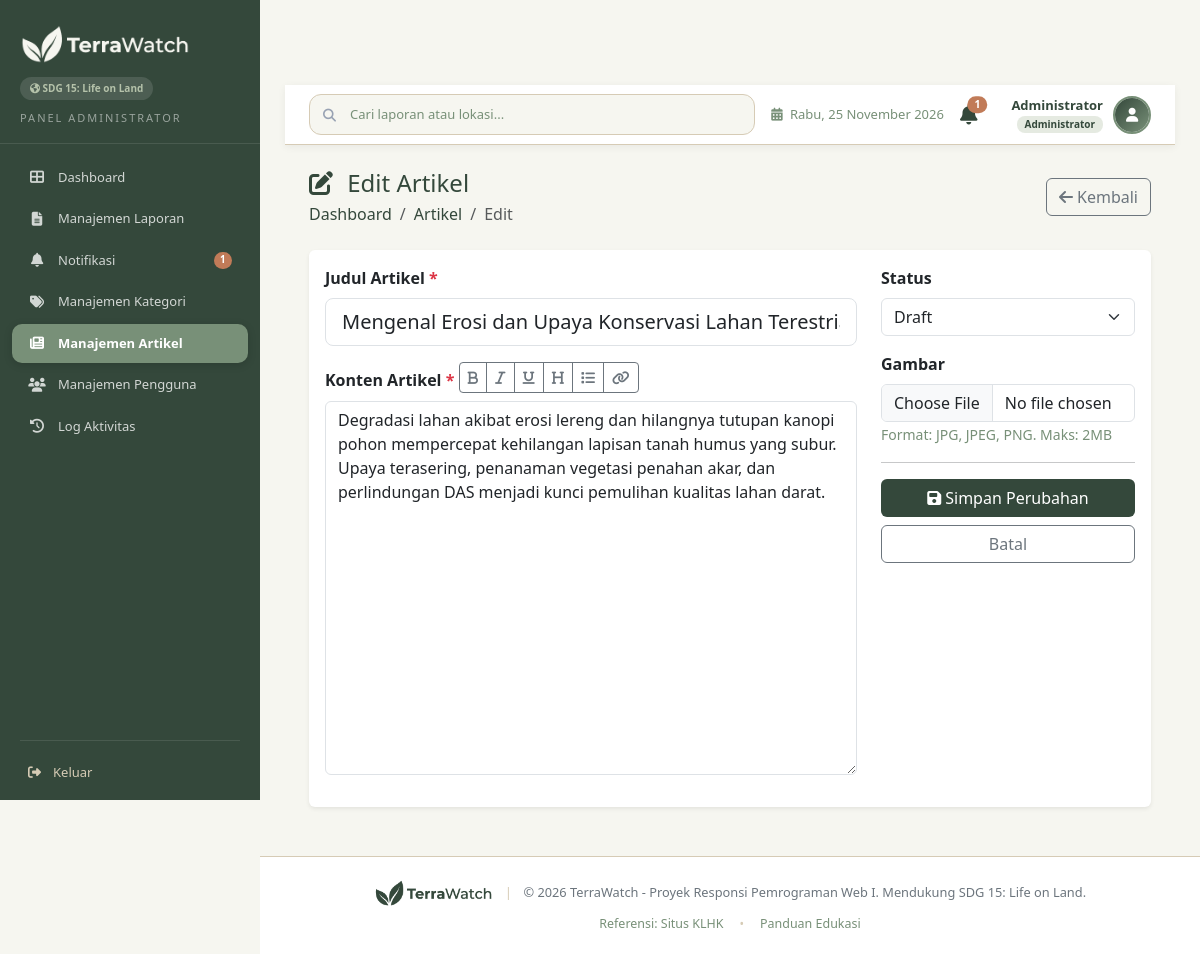
Before: /admin/tambah_artikel.php?id=2 (signed in) with the older database file.
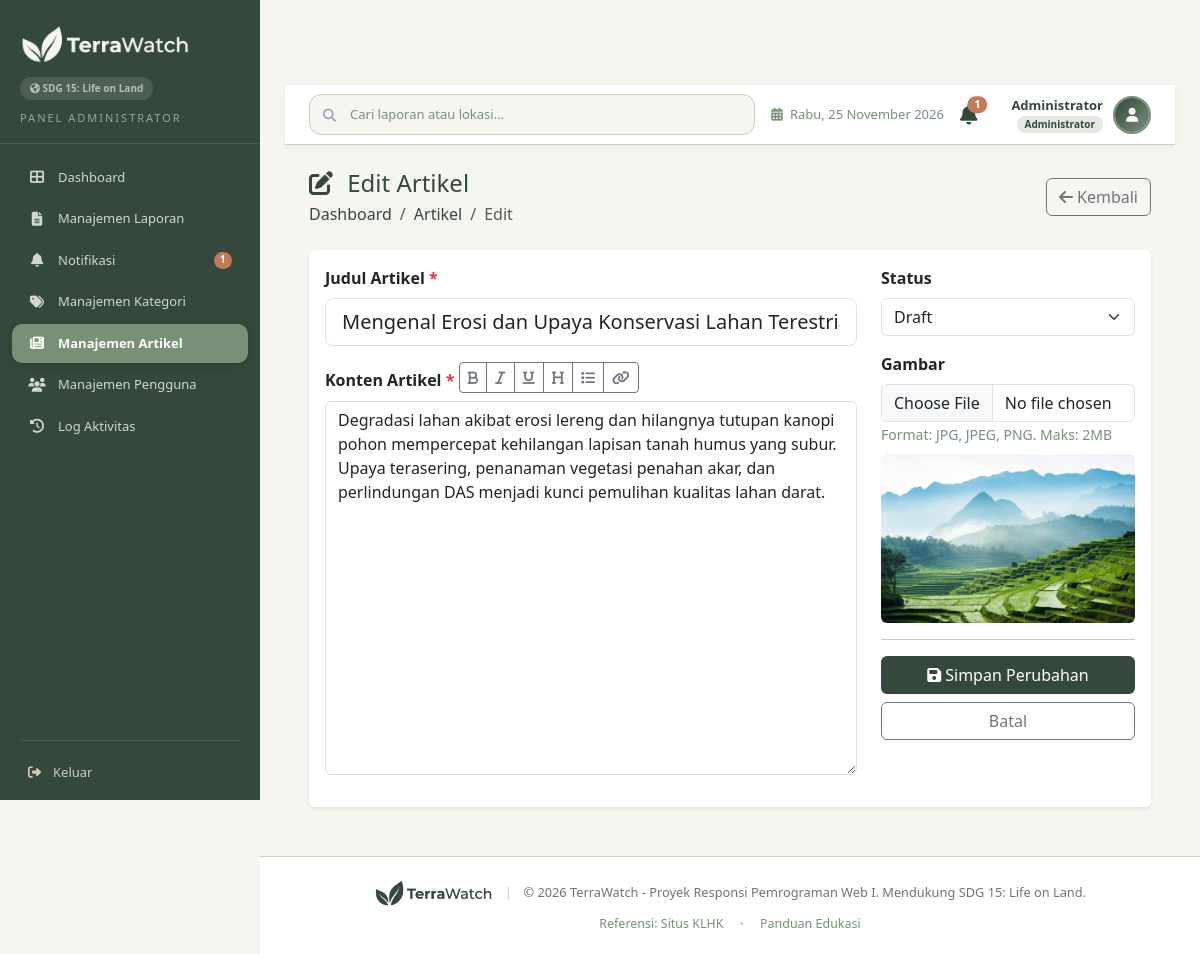
After: the same page with the newer database file.
### tables this page shows
CREATE TABLE `articles` (
  `article_id` INT                       NOT NULL AUTO_INCREMENT,
  `admin_id`   INT                       NOT NULL,
  `title`      VARCHAR(255)              NOT NULL,
  `content`    TEXT                      NOT NULL,
  `image`      VARCHAR(255)              NULL DEFAULT NULL,
  `status`     ENUM('Draft','Published') NOT NULL DEFAULT 'Draft',
  `created_at` TIMESTAMP                 NOT NULL DEFAULT CURRENT_TIMESTAMP,
  `updated_at` TIMESTAMP                 NOT NULL DEFAULT CURRENT_TIMESTAMP ON UPDATE CURRENT_TIMESTAMP,
  PRIMARY KEY (`article_id`),
  INDEX `idx_articles_created_at` (`created_at`),
  CONSTRAINT `fk_articles_admin` FOREIGN KEY (`admin_id`) REFERENCES `users`(`user_id`)
);

### helpers/functions.php (called while the page is built, shortened)
<?php
function getImageUrl(?string $path): string
{
    $appUrl = defined('APP_URL') ? rtrim(APP_URL, '/') : '';
    $cleanPath = ltrim($path, '/');
    if (strpos($cleanPath, 'uploads/') === 0 || strpos($cleanPath, 'assets/') === 0) {
        return $appUrl . '/' . $cleanPath;
    }
    return $appUrl . '/uploads/' . $cleanPath;
}

### admin/tambah_artikel.php (the view, shortened to what the rows shown need)
<?php
require_once __DIR__ . '/../helpers/functions.php';
$editMode = false;
$article = ['title' => '', 'content' => '', 'image' => '', 'status' => 'Draft'];
if (isset($_GET['id'])) {
    $editMode = true;
    $articleId = (int)$_GET['id'];
    $stmt = $pdo->prepare("SELECT * FROM articles WHERE article_id = ?");
    $stmt->execute([$articleId]);
    $article = $stmt->fetch(PDO::FETCH_ASSOC);
}
include __DIR__ . '/../includes/header.php';
?>
<div class="main-content">
    <div class="content-wrapper p-4">
        <div class="card border-0 shadow-sm">
            <div class="card-body">
                <form method="POST" enctype="multipart/form-data">
                    <div class="row">
                        <div class="col-md-8">
                            <div class="mb-3">
                                <label class="form-label fw-bold">Judul Artikel <span class="text-danger">*</span></label>
                                <input type="text" name="title" class="form-control form-control-lg" value="<?= htmlspecialchars($article['title']) ?>" required placeholder="Masukkan judul artikel...">
                            </div>
                            <div class="mb-3">
                                <label class="form-label fw-bold">Konten Artikel <span class="text-danger">*</span></label>
                                <div class="btn-group mb-2" role="group">
                                    <button type="button" class="btn btn-sm btn-outline-secondary" onclick="formatText('bold')"><i class="fas fa-bold"></i></button>
                                    <button type="button" class="btn btn-sm btn-outline-secondary" onclick="formatText('italic')"><i class="fas fa-italic"></i></button>
                                    <button type="button" class="btn btn-sm btn-outline-secondary" onclick="formatText('underline')"><i class="fas fa-underline"></i></button>
                                    <button type="button" class="btn btn-sm btn-outline-secondary" onclick="formatText('heading')"><i class="fas fa-heading"></i></button>
                                    <button type="button" class="btn btn-sm btn-outline-secondary" onclick="formatText('list')"><i class="fas fa-list"></i></button>
                                    <button type="button" class="btn btn-sm btn-outline-secondary" onclick="formatText('link')"><i class="fas fa-link"></i></button>
                                </div>
                                <textarea name="content" id="articleContent" class="form-control" rows="15" required placeholder="Tulis konten artikel..."><?= htmlspecialchars($article['content']) ?></textarea>
                            </div>
                        </div>
                        <div class="col-md-4">
                            <div class="mb-3">
                                <label class="form-label fw-bold">Status</label>
                                <select name="status" class="form-select">
                                    <option value="Draft" <?= $article['status'] === 'Draft' ? 'selected' : '' ?>>Draft</option>
                                </select>
                            </div>
                            <div class="mb-3">
                                <div id="imagePreview" class="mt-2">
                                    <?php if ($editMode && !empty($article['image'])): ?>
                                    <img src="<?= htmlspecialchars(getImageUrl($article['image'])) ?>" class="img-fluid rounded" alt="Preview">
                                    <?php endif; ?>
                                </div>
                            </div>
                        </div>
                    </div>
                </form>
            </div>
        </div>
    </div>
</div>
<?php include __DIR__ . '/../includes/footer.php'; ?>

Changed rows visible on the page:
changed articles "Mengenal Erosi dan Upaya Konservasi Lahan Terestrial": image: picture added
